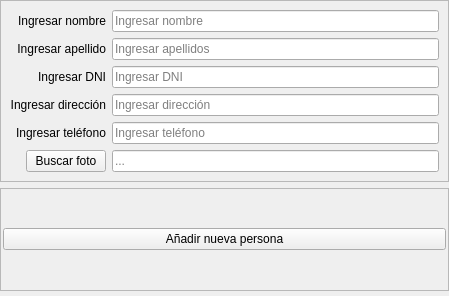
<?xml version="1.0" encoding="UTF-8"?>
<ui version="4.0">
 <class>Form</class>
 <widget class="QWidget" name="Form">
  <property name="geometry">
   <rect>
    <x>0</x>
    <y>0</y>
    <width>449</width>
    <height>296</height>
   </rect>
  </property>
  <property name="windowTitle">
   <string>Añadir persona</string>
  </property>
  <layout class="QGridLayout" name="gridLayout">
   <property name="leftMargin">
    <number>0</number>
   </property>
   <property name="topMargin">
    <number>0</number>
   </property>
   <property name="rightMargin">
    <number>0</number>
   </property>
   <property name="bottomMargin">
    <number>5</number>
   </property>
   <item row="0" column="0">
    <widget class="QFrame" name="frame">
     <property name="frameShape">
      <enum>QFrame::StyledPanel</enum>
     </property>
     <property name="frameShadow">
      <enum>QFrame::Raised</enum>
     </property>
     <layout class="QFormLayout" name="formLayout">
      <property name="labelAlignment">
       <set>Qt::AlignRight|Qt::AlignTrailing|Qt::AlignVCenter</set>
      </property>
      <item row="0" column="0">
       <widget class="QLabel" name="lblNombre">
        <property name="text">
         <string>Ingresar nombre</string>
        </property>
        <property name="alignment">
         <set>Qt::AlignRight|Qt::AlignTrailing|Qt::AlignVCenter</set>
        </property>
       </widget>
      </item>
      <item row="0" column="1">
       <widget class="QLineEdit" name="lineNombre">
        <property name="placeholderText">
         <string>Ingresar nombre</string>
        </property>
        <property name="clearButtonEnabled">
         <bool>true</bool>
        </property>
       </widget>
      </item>
      <item row="1" column="0">
       <widget class="QLabel" name="lblApellido">
        <property name="text">
         <string>Ingresar apellido</string>
        </property>
        <property name="alignment">
         <set>Qt::AlignRight|Qt::AlignTrailing|Qt::AlignVCenter</set>
        </property>
       </widget>
      </item>
      <item row="1" column="1">
       <widget class="QLineEdit" name="lineApellido">
        <property name="placeholderText">
         <string>Ingresar apellidos</string>
        </property>
        <property name="clearButtonEnabled">
         <bool>true</bool>
        </property>
       </widget>
      </item>
      <item row="2" column="0">
       <widget class="QLabel" name="lblDni">
        <property name="text">
         <string>Ingresar DNI</string>
        </property>
        <property name="alignment">
         <set>Qt::AlignRight|Qt::AlignTrailing|Qt::AlignVCenter</set>
        </property>
       </widget>
      </item>
      <item row="2" column="1">
       <widget class="QLineEdit" name="lineDni">
        <property name="placeholderText">
         <string>Ingresar DNI</string>
        </property>
        <property name="clearButtonEnabled">
         <bool>true</bool>
        </property>
       </widget>
      </item>
      <item row="3" column="0">
       <widget class="QLabel" name="lblDireccion">
        <property name="text">
         <string>Ingresar dirección</string>
        </property>
        <property name="alignment">
         <set>Qt::AlignRight|Qt::AlignTrailing|Qt::AlignVCenter</set>
        </property>
       </widget>
      </item>
      <item row="3" column="1">
       <widget class="QLineEdit" name="lineDireccion">
        <property name="placeholderText">
         <string>Ingresar dirección</string>
        </property>
        <property name="clearButtonEnabled">
         <bool>true</bool>
        </property>
       </widget>
      </item>
      <item row="4" column="0">
       <widget class="QLabel" name="lblTelefono">
        <property name="text">
         <string>Ingresar teléfono</string>
        </property>
        <property name="alignment">
         <set>Qt::AlignRight|Qt::AlignTrailing|Qt::AlignVCenter</set>
        </property>
       </widget>
      </item>
      <item row="4" column="1">
       <widget class="QLineEdit" name="lineTel">
        <property name="placeholderText">
         <string>Ingresar teléfono</string>
        </property>
        <property name="clearButtonEnabled">
         <bool>true</bool>
        </property>
       </widget>
      </item>
      <item row="5" column="0">
       <widget class="QPushButton" name="btnBuscarFoto">
        <property name="text">
         <string>Buscar foto</string>
        </property>
       </widget>
      </item>
      <item row="5" column="1">
       <widget class="QLineEdit" name="lineFoto">
        <property name="placeholderText">
         <string>...</string>
        </property>
        <property name="clearButtonEnabled">
         <bool>true</bool>
        </property>
       </widget>
      </item>
     </layout>
    </widget>
   </item>
   <item row="1" column="0">
    <widget class="QFrame" name="frame_2">
     <property name="sizePolicy">
      <sizepolicy hsizetype="Minimum" vsizetype="Minimum">
       <horstretch>0</horstretch>
       <verstretch>0</verstretch>
      </sizepolicy>
     </property>
     <property name="minimumSize">
      <size>
       <width>0</width>
       <height>50</height>
      </size>
     </property>
     <property name="frameShape">
      <enum>QFrame::StyledPanel</enum>
     </property>
     <property name="frameShadow">
      <enum>QFrame::Raised</enum>
     </property>
     <layout class="QGridLayout" name="gridLayout_2">
      <property name="leftMargin">
       <number>2</number>
      </property>
      <property name="topMargin">
       <number>0</number>
      </property>
      <property name="rightMargin">
       <number>2</number>
      </property>
      <property name="bottomMargin">
       <number>0</number>
      </property>
      <item row="0" column="0">
       <widget class="QPushButton" name="btnAdd">
        <property name="minimumSize">
         <size>
          <width>0</width>
          <height>20</height>
         </size>
        </property>
        <property name="text">
         <string>Añadir nueva persona</string>
        </property>
       </widget>
      </item>
     </layout>
    </widget>
   </item>
  </layout>
 </widget>
 <resources/>
 <connections/>
</ui>
